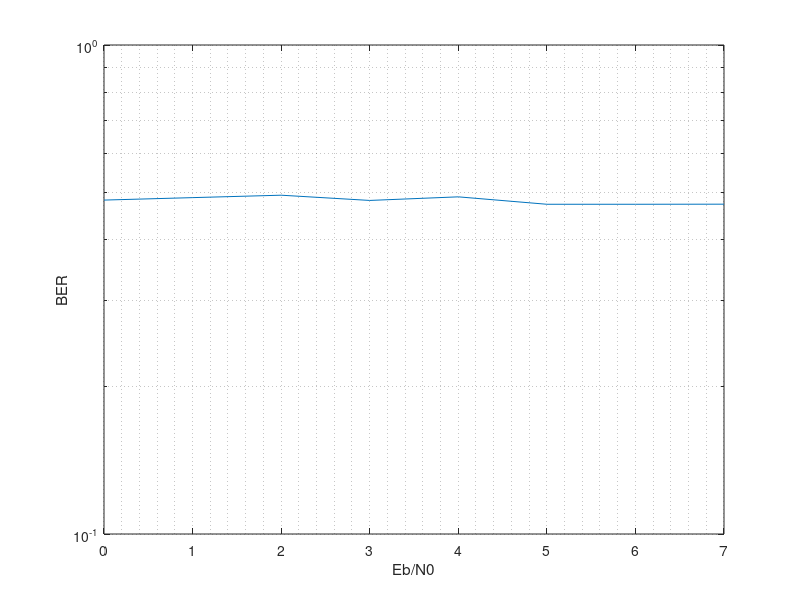
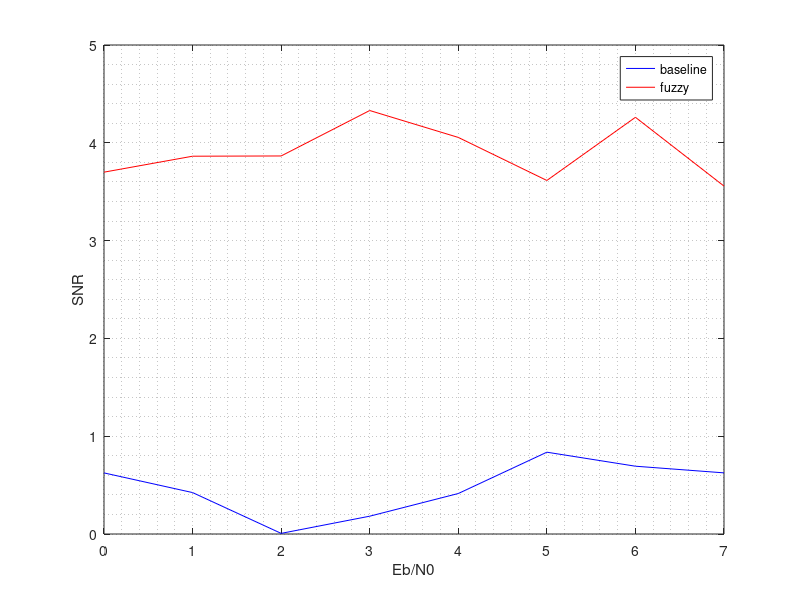
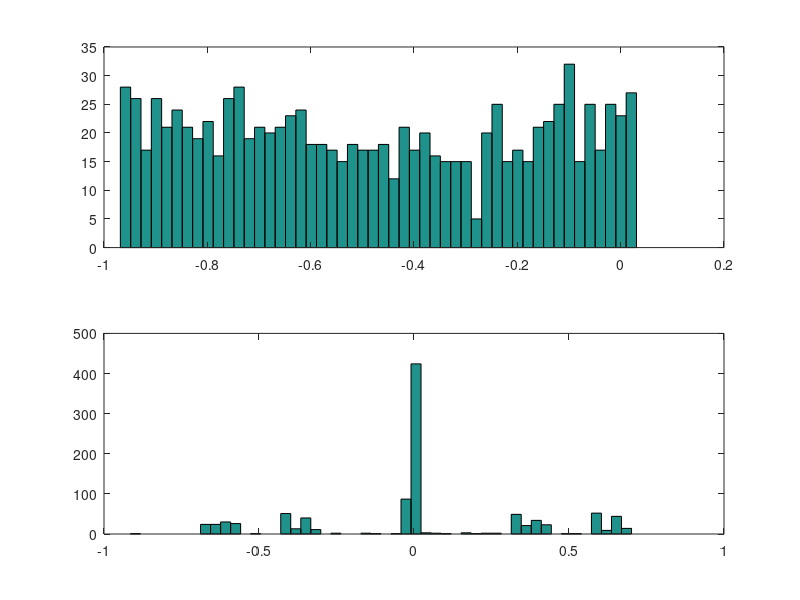
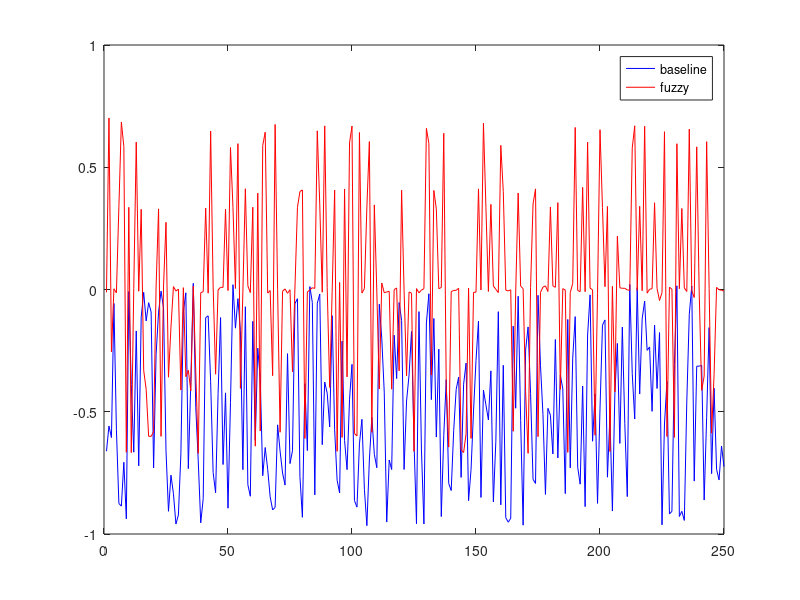

Recreate these plots in MATLAB, in order.
% fuzzy_gray.m
% David Rowe
% 10 April 2014
%
% Experiments in fuzzy gray codes.  Idea is that with one bit error
% in the codeword only changes the encoded value by at most 1.

1;

function three_bit_code
    m=4;
    log2_m=2;
    value_to_codeword = ["000"; "001"; "101"; "111"];
    codeword_to_value = [0 1 1 2 1 2 2 3 3];

    printf("tx_value tx_codeword rx_codeword rx_value distance\n");
    for i=1:m
        tx_codeword = bin2dec(value_to_codeword(i,:));
        tx_codeword_bin = value_to_codeword(i,:);
        rx_value = codeword_to_value(tx_codeword+1);
        distance = abs((i-1) - rx_value);
        printf("%8d %11s %11s %8d %8d\n", i-1, tx_codeword_bin, tx_codeword_bin, ...
               rx_value, distance );
    end
    printf("\n");
    for i=1:m
        tx_codeword = bin2dec(value_to_codeword(i,:));
        tx_codeword_bin = value_to_codeword(i,:);
        for j=1:(log2_m+1)
            rx_codeword = bitxor(tx_codeword, bitset(0,j));
            rx_codeword_bin = dec2bin(rx_codeword, 3);
            rx_value = codeword_to_value(rx_codeword+1);
            distance = abs((i-1) - rx_value);
            printf("%8d %11s %11s %8d %8d\n", i-1, tx_codeword_bin, rx_codeword_bin, ...
                   rx_value, distance );
       end
    end
endfunction

function index = quantise_value(value, min_value, max_value, num_levels)
    norm = (value - min_value)/(max_value - min_value);
    index = floor(num_levels * norm + 0.5);
    if (index < 0 ) 
        index = 0;
    end
    if (index > (num_levels-1)) 
        index = num_levels-1;
    end
endfunction

function value = unquantise_value(index, min_value, max_value, num_levels)
    step  = (max_value - min_value)/num_levels;
    value = min_value + step*(index);
endfunction

function gray = binary_to_gray(natural)
    gray = bitxor(bitshift(natural,-1),natural);
endfunction

function natural = gray_to_binary(gray)
    for i=1:length(gray)
        mask = bitshift(gray(i),-1);
        num = gray(i);
        while(mask)
            num = bitxor(num, mask);
            mask = bitshift(mask,-1);
        end
        natural(i) = num;
    end
endfunction

function sim_out = test_baseline_uncoded(Ebvec, Nbits, Ntrials)
    Nlevels = 2.^ Nbits; powersOfTwo = 2 .^ fliplr(0:(Nbits-1));
    Nsymb   = Nbits;

    sim_out.qnoise_log = zeros(length(Ebvec),Ntrials);

    for ne = 1:length(Ebvec)
        EbNodB = Ebvec(ne);
        EbNo = 10^(EbNodB/10);
    
        variance = 1/EbNo;
        
        Terrs = 0;  Tbits = 0;
        qsignal = qnoise = 0;
 
        for nn = 1:Ntrials
                  
            tx_value = rand(1,1);
            tx_index = quantise_value(tx_value, 0, 1, Nlevels);
            tx_bits = dec2bin(tx_index, Nbits) - '0';
            tx_symbols = -1 + 2*tx_bits; 

            % AWGN noise and phase/freq offset channel simulation
            % 0.5 factor ensures var(noise) == variance , i.e. splits power between Re & Im

            noise = sqrt(variance*0.5)*(randn(1,Nsymb) + j*randn(1,Nsymb));
            rx_symbols = tx_symbols + noise;

            rx_bits = rx_symbols > 0;

            error_positions = xor(rx_bits, tx_bits);
            Nerrs = sum(error_positions);
            Terrs += Nerrs;
            Tbits += length(tx_bits);

            rx_index = (powersOfTwo  * rx_bits');
            rx_value = unquantise_value(rx_index, 0, 1, Nlevels);

            qsignal += tx_value*tx_value;
            qnoise  += (tx_value - rx_value) .^ 2;
            sim_out.qnoise_log(ne,nn) = tx_value - rx_value;
        end

        sim_out.TERvec(ne) = Terrs;
        sim_out.BERvec(ne) = Terrs/Tbits;
        sim_out.QSNRvec(ne) = 10*log10(qsignal/qnoise);
        printf("EbNo (dB): %3.2f  Terrs: %6d BER %1.4f QSNR (dB): %3.2f\n", 
        EbNodB, Terrs, Terrs/Tbits, 10*log10(qsignal/qnoise));
    end

endfunction

function valid_codewords = fuzzy_code_create(ndata,nparity)
    Nbits = ndata + nparity;
    Nvalid = 2 .^ ndata;
    codewords = binary_to_gray(0:(2 .^ Nbits)-1);
    valid_codewords = dec2bin(codewords(1:2:(2 .^ Nbits)), Nbits) - '0';

    % check all valid codewords have a hamming distance of at least 2^nparity    

    bad_distance = 0;
    for i=1:Nvalid
        for k=i+1:Nvalid
            distance = sum(bitxor(valid_codewords(i,:), valid_codewords(k,:)));
            if distance < 2
                bad_distance++;
            end
        end
    end
    if bad_distance != 0
       printf("Error: Nvalid: %d bad_distance: %d\n", Nvalid, bad_distance);
       return;
    end

endfunction

function tx_codeword = fuzzy_code_encode(codewords, value)
    tx_codeword = codewords(value+1,:);
endfunction

function value = fuzzy_code_decode(codewords, rx_symbols)
    max_corr = 0;
    value = 0;
    [rows,cols] = size(codewords);
    for i=1:rows    
        corr = (-1 + 2*codewords(i,:)) * transpose(rx_symbols);
        if (corr > max_corr)
            max_corr = corr;
            value = i-1;
        end 
    end
endfunction

function valid_codewords = fuzzy_code_create(ndata, nparity)
    Nbits = ndata + nparity;
    Nvalid = 2 .^ ndata;
    codewords = binary_to_gray(0:(2 .^ Nbits)-1);
    valid_codewords = dec2bin(codewords(1:2:(2 .^ Nbits)), Nbits) - '0';

    % check all valid codewords have a hamming distance of at least 2^nparity    

    bad_distance = 0;
    for i=1:Nvalid
        for k=i+1:Nvalid
            distance = sum(bitxor(valid_codewords(i,:), valid_codewords(k,:)));
            if distance < 2
                bad_distance++;
            end
        end
    end
    if bad_distance != 0
       printf("Error: Nvalid: %d bad_distance: %d\n", Nvalid, bad_distance);
       return;
    end

endfunction


function sim_out = test_fuzzy_code(Ebvec, Ndata, Ntrials)
    Nparity = 1;
    Nbits   = Ndata + Nparity;
    Nlevels = 2 .^ Ndata;
    Nsymb   = Nbits;
    powersOfTwo = 2 .^ fliplr(0:(Nbits-1));

    codewords = fuzzy_code_create(Ndata,Nparity);
    sim_out.qnoise_log = zeros(length(Ebvec), Ntrials);

    for ne = 1:length(Ebvec)
        EbNodB = Ebvec(ne);
        EbNo = 10^(EbNodB/10);
    
        variance = 1/EbNo;
        
        Terrs = 0;  Tbits = 0;
        qsignal = qnoise = 0;
 
        for nn = 1:Ntrials
                  
            tx_value = rand(1,1);
            tx_index = quantise_value(tx_value, 0, 1, Nlevels);
            tx_codeword = fuzzy_code_encode(codewords, tx_index);
            tx_symbols = -1 + 2*tx_codeword; 

            % AWGN noise and phase/freq offset channel simulation
            % 0.5 factor ensures var(noise) == variance , i.e. splits power between Re & Im

            noise = sqrt(variance*0.5)*(randn(1,Nsymb) + j*randn(1,Nsymb));
            rx_symbols = tx_symbols + noise;

            rx_index = fuzzy_code_decode(codewords, rx_symbols);     
            rx_value = unquantise_value(rx_index, 0, 1, Nlevels);

            qsignal += tx_value*tx_value;
            qnoise  += (tx_value - rx_value) .^ 2;
            sim_out.qnoise_log(ne,nn) = tx_value - rx_value;
        end

        sim_out.QSNRvec(ne) = 10*log10(qsignal/qnoise);
        printf("EbNo (dB): %3.2f  QSNR (dB): %3.2f\n", EbNodB, sim_out.QSNRvec(ne));
    end
endfunction

Ebvec   = 0:7;
Ntrials = 1000;
Nbits   = 5;

baseline = test_baseline_uncoded(Ebvec, Nbits, Ntrials);
fuzzy = test_fuzzy_code(Ebvec, Nbits, Ntrials);

figure(1);
clf;
semilogy(Ebvec, baseline.BERvec)
xlabel('Eb/N0')
ylabel('BER')
grid("minor")

figure(2);
clf;
plot(Ebvec, baseline.QSNRvec,'b;baseline;')
hold on;
plot(Ebvec, fuzzy.QSNRvec,'r;fuzzy;')
hold off;
xlabel('Eb/N0')
ylabel('SNR')
grid("minor")

figure(3);
subplot(211)
hist(baseline.qnoise_log(4,:),50);
subplot(212)
hist(fuzzy.qnoise_log(4,:),50);

figure(4)
plot(baseline.qnoise_log(4,1:250),'b;baseline;')
hold on;
plot(fuzzy.qnoise_log(4,1:250),'r;fuzzy;')
hold off;
